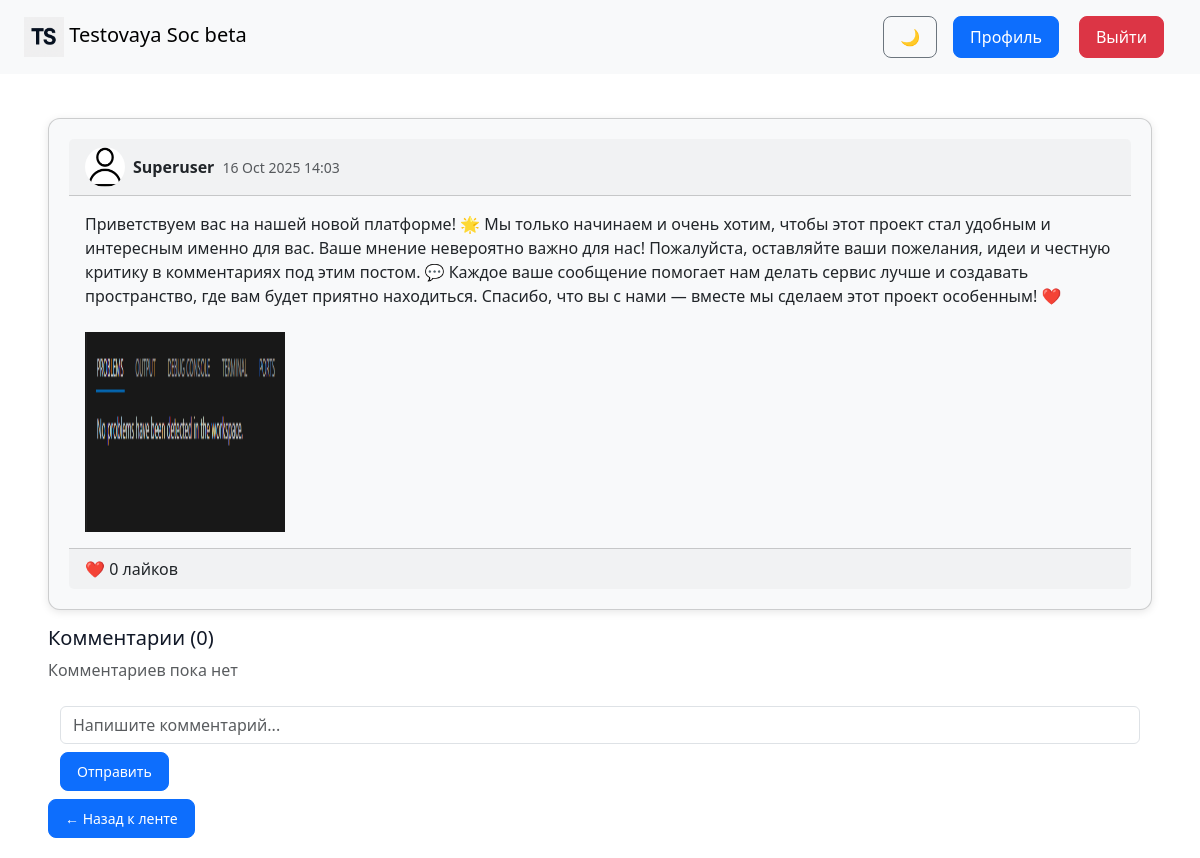
The app's page /post/10/ (signed in) with its own data.
### social/models.py (models this page shows, shortened)
class Post(models.Model):
    autor = models.ForeignKey(User, on_delete=models.CASCADE, related_name='posts')
    content = models.TextField()
    image = models.ImageField(upload_to="posts/", blank=True, null=True)
    created_at = models.DateTimeField(auto_now_add=True)

class User(AbstractUser):
    bio = models.TextField(blank=True, null=True, verbose_name="О себе")
    avatar = models.ImageField(
        upload_to="avatars/",
        blank=True,
        null=True,
        default="avatars/default.png",  # обязательно в media/
        verbose_name="Аватар"
    )

### social/views.py (the view)
# urls.py: path("post/<int:post_id>/", views.post_detail, name="post_detail"),
@login_required(login_url="login")
def post_detail(request, post_id):
    post = get_object_or_404(Post, id=post_id)
    if request.method == "POST":
        content = request.POST.get("content")
        if content:
            Comment.objects.create(user=request.user, post=post, content=content)
            return redirect("post_detail", post_id=post.id)
    comments = post.comments.all()
    return render(request, "social/post_detail.html", {"post": post, "comments": comments})

### social/templates/social/post_detail.html (shortened to what this page needs)
{% extends "base.html" %}
{% block content %}
<div class="card mb-3">
    <div class="card-header d-flex align-items-center">
        {% if post.autor.avatar %}
            <img src="{{ post.autor.avatar.url }}" alt="{{ post.autor.username }}" class="rounded-circle me-2" style="width:40px; height:40px;">
        {% endif %}
        <strong>{{ post.autor.username }}</strong>
        <small class="text-muted ms-2">{{ post.created_at|date:"d M Y H:i" }}</small>
    </div>
    <div class="card-body">
        <p>{{ post.content }}</p>
        {% if post.image %}
            <img src="{{ post.image.url }}" class="img-fluid mt-2" alt="Post image" style="width:200px; height:200px;">
        {% endif %}
    </div>
    <div class="card-footer">
        ❤️ {{ post.likes.count }} лайков
    </div>
</div>
<h5>Комментарии ({{ comments.count }})</h5>
<div class="comments">
    {% for comment in comments %}
        <p>
            <a href="{% url 'user_profile' comment.user.username %}" class="text-decoration-none">
                <strong>{{ comment.user.username }}</strong>
            </a>: {{ comment.content }}
        </p>
    {% empty %}
        <p class="text-muted">Комментариев пока нет</p>
    {% endfor %}
</div>
{% if user.is_authenticated %}
<form method="post" class="mt-3">
    <input type="text" name="content" placeholder="Напишите комментарий..." class="form-control mb-2">
    <button type="submit" class="btn btn-primary btn-sm">Отправить</button>
</form>
{% endif %}
<button class="btn btn-primary btn-sm" data-post-id="{{ post.id }}" onclick="window.location.href='{% url 'index' %}'">
    ← Назад к ленте
</button>
{% endblock %}

### social/static/css/main.css (style rules this page uses)
:root { --bg-color: #ffffff; --text-color: #111827; --card-color: #f8f9fa; --muted: #6b7280; --accent: #0d6efd; }
body { background: var(--bg-color); color: var(--text-color); font-family: 'Segoe UI', Tahoma, Geneva, Verdana, sans-serif; transition: background 0.45s, color 0.45s; margin: 0; padding: 0; }
.card, .post-card, .profile-card { background: var(--card-color); border-radius: 12px; padding: 20px; margin-bottom: 20px; box-shadow: 0 2px 8px rgba(0,0,0,0.1); transition: transform 0.2s, background 0.45s, color 0.45s; }
h1, h2, h3, h4, h5, h6, p { transition: color 0.3s; }
button, .btn, .profile-card button, .container.profile-user .btn { border-radius: 8px; padding: 0.5rem 1rem; transition: background 0.3s, color 0.3s; }
form input, form textarea, form select { width: 100%; padding: 0.5rem 0.75rem; border-radius: 6px; border: 1px solid #ced4da; background-color: var(--bg-color); color: var(--text-color); margin-bottom: 10px; }
form input::placeholder, form textarea::placeholder { color: #6b7280; }

### social/static/css/style.css (style rules this page uses)
body { background-color: #f9f9f9; font-family: 'Segoe UI', Tahoma, Geneva, Verdana, sans-serif; }
button, .btn { border-radius: 8px !important; }

### social/static/css/theme.css (style rules this page uses)
:root { --bg-color: #ffffff; --text-color: #111827; --card-color: #f8f9fa; --muted: #6b7280; --accent: #0d6efd; }
body { background: var(--bg-color); color: var(--text-color); transition: background 0.45s cubic-bezier(.2,.8,.2,1), color 0.45s cubic-bezier(.2,.8,.2,1); font-family: 'Segoe UI', Tahoma, Geneva, Verdana, sans-serif; }
.card, .post-card, .profile-card { background: var(--card-color); transition: background 0.45s, color 0.45s; border-radius: 12px; padding: 20px; box-shadow: 0 2px 8px rgba(0,0,0,0.1); }
h1, h2, h3, h4, h5, h6, p { transition: color 0.3s; }
button, .btn, .profile-card button, .container.profile-user .btn { border-radius: 8px; padding: 0.5rem 1rem; transition: background 0.3s, color 0.3s; }
form, form input, form textarea, form select, form label, form button { transition: background 0.3s, color 0.3s, border 0.3s; border-radius: 6px; padding: 0.5rem 0.75rem; }
form input, form textarea, form select { background-color: var(--bg-color); color: var(--text-color); border: 1px solid #ced4da; width: 100%; }
form input::placeholder, form textarea::placeholder { color: #6b7280; }

### records on screen
Post: autor.avatar (placeholder picture), autor.username "Superuser", created_at "16 Oct 2025 14:03", content "Приветствуем вас на нашей новой платформе! 🌟 Мы только начинаем и очень хотим, чтобы этот проект стал удобным и интересным именно для вас. Ваше мнение невероятно важно для нас! Пожалуйста, оставляйте ваши пожелания, идеи и честную критику в комментариях под этим постом. 💬 Каждое ваше сообщение помогает нам делать сервис лучше и создавать пространство, где вам будет приятно находиться. Спасибо, что вы с нами — вместе мы сделаем этот проект особенным! ❤️", image (picture), likes.count "0", count "0"
